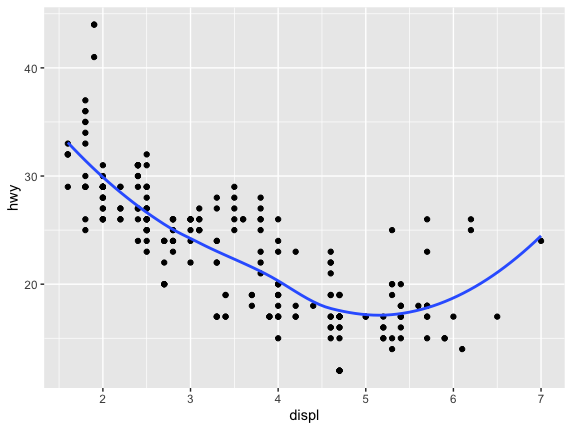

Reproduce this figure in R.
library(ggplot2)

p <- ggplot(mpg, aes(displ, hwy)) + geom_point() + geom_smooth(se=FALSE)

print(p)
